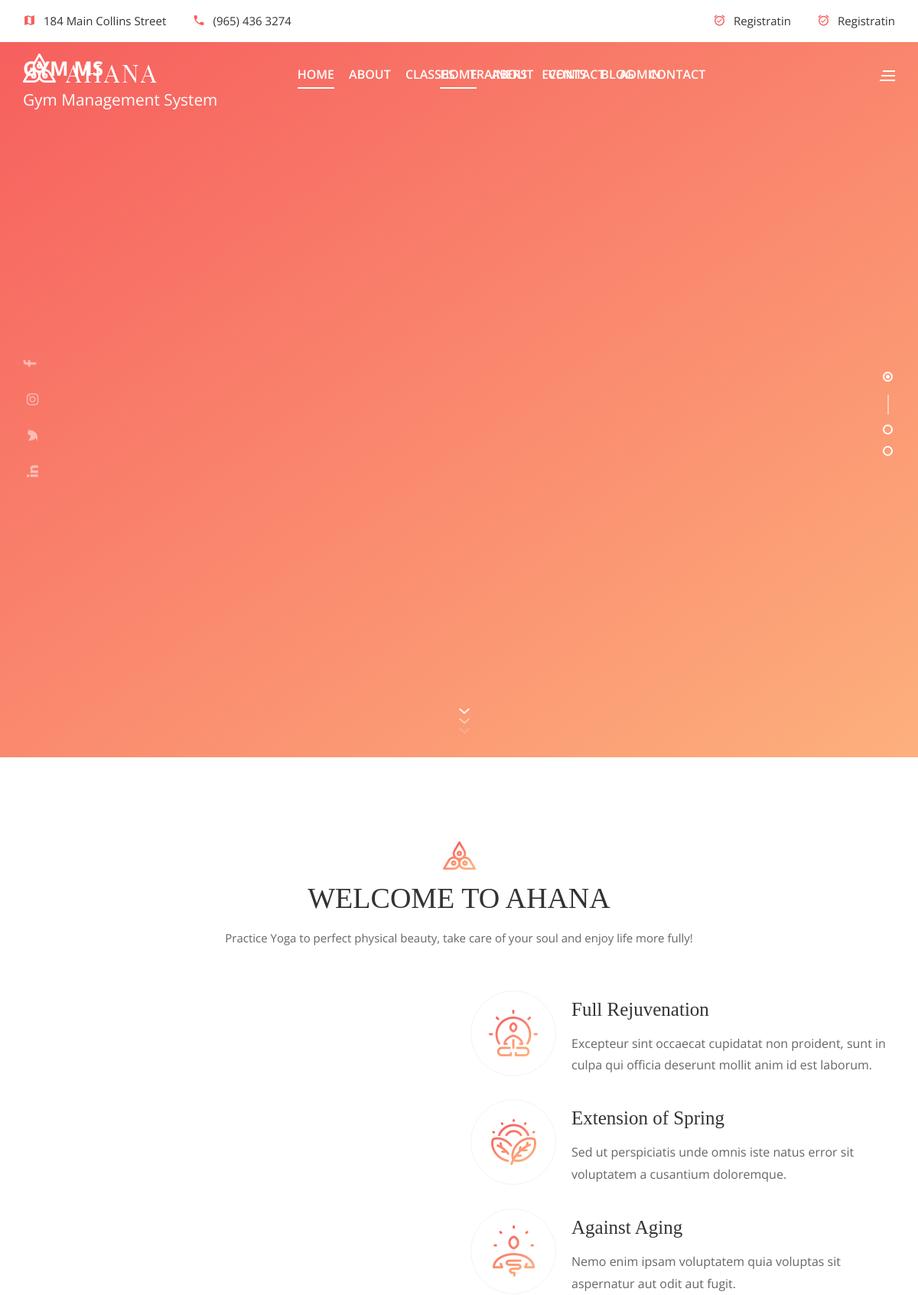
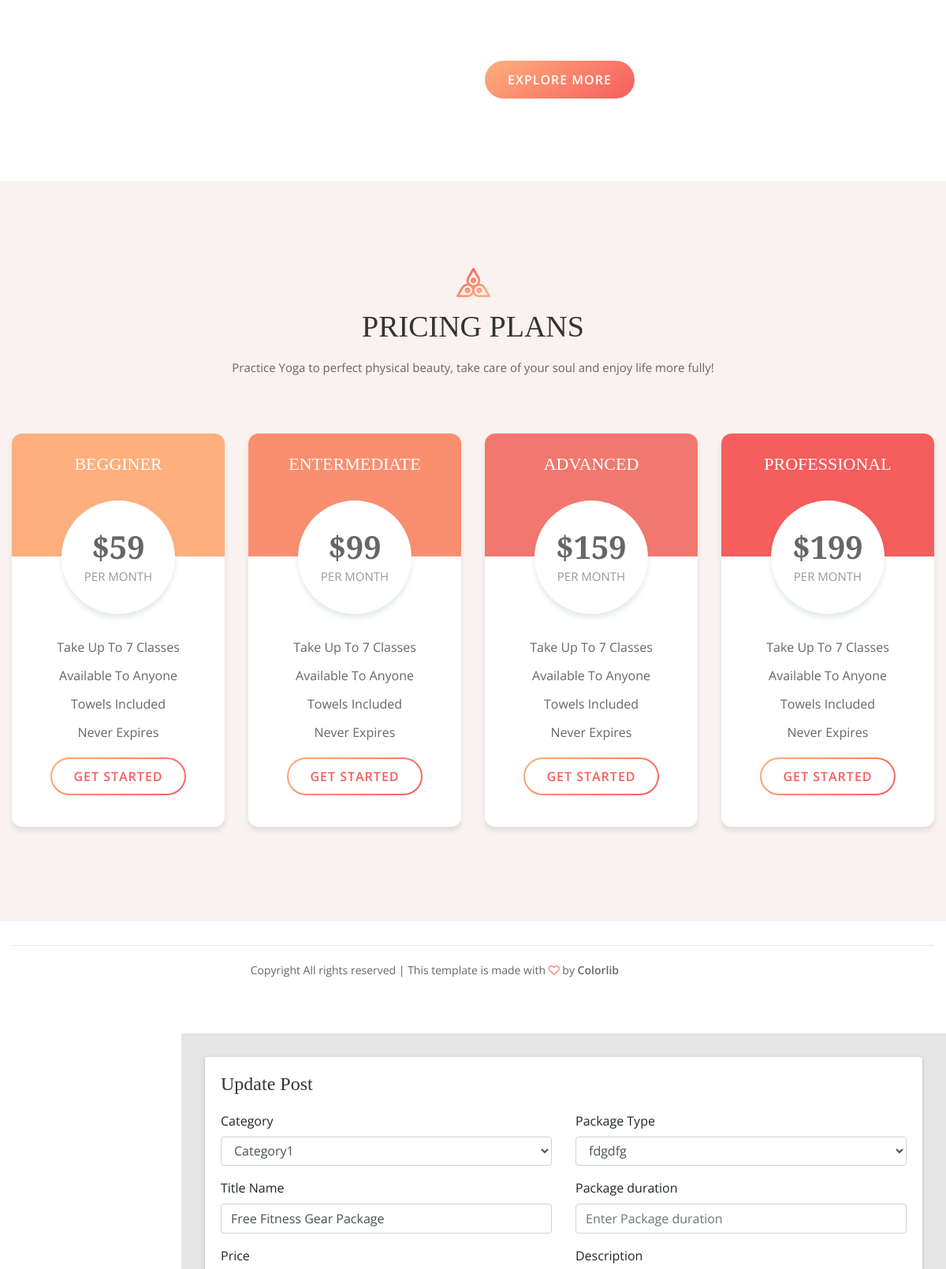
Page /edit-post.php?pid=1 (signed in, upper part) on the committed database (2 pictures, top to bottom).
### tables this page shows
CREATE TABLE `tbladdpackage` (
  `id` int(11) NOT NULL,
  `category` varchar(45) DEFAULT NULL,
  `titlename` varchar(450) DEFAULT NULL,
  `PackageType` varchar(45) DEFAULT NULL,
  `PackageDuratiobn` varchar(45) DEFAULT NULL,
  `Price` varchar(45) DEFAULT NULL,
  `uploadphoto` varchar(450) DEFAULT NULL,
  `Description` varchar(450) DEFAULT NULL,
  `create_date` timestamp NULL DEFAULT current_timestamp()
);

CREATE TABLE `tblcategory` (
  `id` int(11) NOT NULL,
  `category_name` varchar(45) DEFAULT NULL,
  `status` varchar(45) DEFAULT '0'
);

CREATE TABLE `tblpackage` (
  `id` int(11) NOT NULL,
  `cate_id` varchar(45) DEFAULT NULL,
  `PackageName` varchar(45) DEFAULT NULL
);

### edit-post.php (the view, shortened to what this page needs)
<?php session_start();
if (strlen($_SESSION['adminid']==0)) {
  header('location:logout.php');
  } else{
$pid=$_GET['pid'];
?>
<!DOCTYPE html>
<html lang="en">
  <head>
    <link rel="stylesheet" type="text/css" href="css/main.css">
    <link rel="stylesheet" type="text/css" href="https://maxcdn.bootstrapcdn.com/font-awesome/4.7.0/css/font-awesome.min.css">
  </head>
  <body class="app sidebar-mini rtl">
   <?php include 'include/header.php'; ?>
    <?php include 'include/sidebar.php'; ?>
    <main class="app-content">
      <div class="row">
        <div class="col-md-12">
          <div class="tile">
            <h3 class="tile-title">Update Post</h3>
               <?php
                   include  'include/config.php';
                  $sql="SELECT * FROM tbladdpackage as t1
                    join tblcategory as t2
                    on t1.category=t2.id
                    join tblpackage as t3
                    on t1.PackageType=t3.id where t1.id=:pid";
                  $query= $dbh->prepare($sql);
                  $query->bindParam(':pid',$pid, PDO::PARAM_STR);
                  $query-> execute();
                  $results = $query -> fetchAll(PDO::FETCH_OBJ);
                  $cnt=1;
                  if($query -> rowCount() > 0)
                  {
                  foreach($results as $result)
                  {
                  ?>
            <div class="tile-body">
              <form class="row" method="post">
                <div class="form-group col-md-6">
                  <label class="control-label">Category</label>
                 <select name="category" id="category" class="form-control" onChange="getdistrict(this.value);">
                  <option value="<?php echo $result->id;?>"><?php echo $result->category_name;?></option>
                  </select>
                </div>
                 <div class="form-group col-md-6">
                  <label class="control-label">Package Type</label>
                   <select name="package" id="package" class="form-control">
                     <option value="<?php echo $result->id;?>"><?php echo $result->PackageName;?></option>
                 </select>
                </div>
                <div class="form-group col-md-6">
                  <label class="control-label">Title Name</label>
                  <input class="form-control" name="titlename" id="titlename" type="text" placeholder="Enter your Title Name" value="<?php echo $result->titlename;?>">
                </div>
                 <div class="form-group col-md-6">
                  <label class="control-label">Package duration</label>
                  <input class="form-control" type="text" name="packageduration" name="packageduration" placeholder="Enter Package duration" value="<?php echo $result->Packageduration;?>">
                </div>
                 <div class="form-group col-md-6">
                  <label class="control-label">Price</label>
                </div>
                  <div class="form-group col-md-6">
                  <label class="control-label">Description</label>
                </div>
              </form>
            </div>
             <?php  $cnt=$cnt+1; } } ?>
          </div>
        </div>
      </div>
    </main>
  </body>
</html>
<?php }?>

### rows in the picture
tbladdpackage: category "Category1", package "fdgdfg", titlename "Free Fitness Gear Package"
